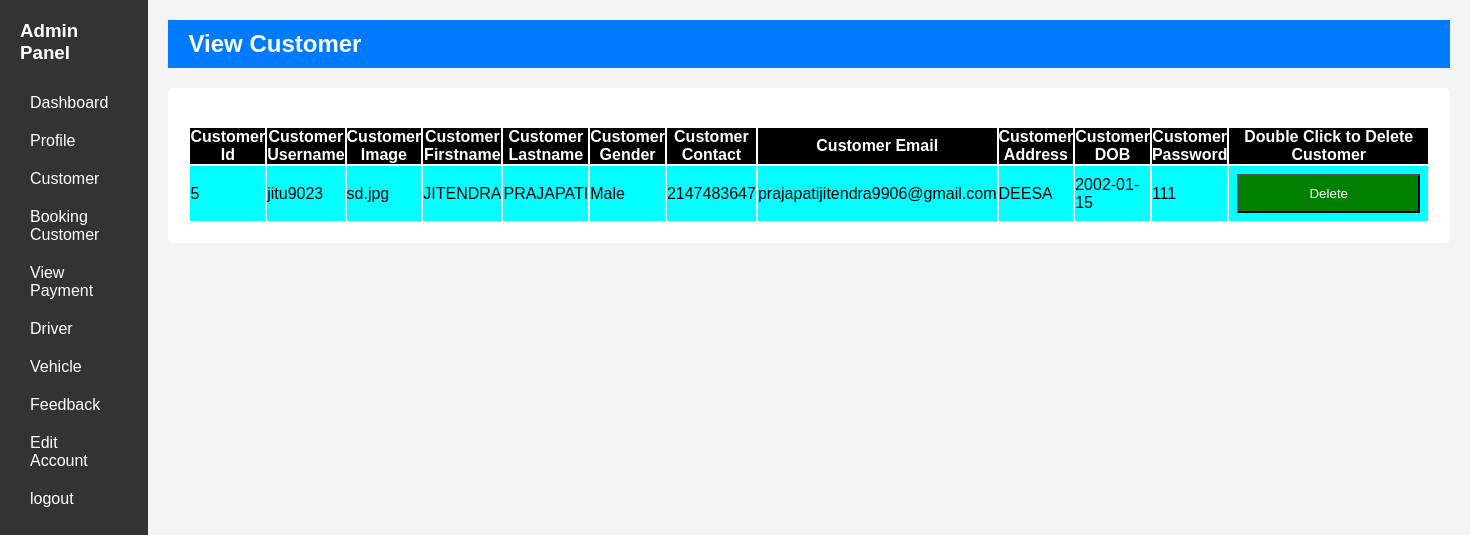
The app's page /admin/customer.php (signed in) with its own data.
### tables this page shows
CREATE TABLE `customer` (
  `customer_id` int(11) NOT NULL,
  `customer_username` varchar(20) NOT NULL,
  `customer_image` varchar(20) NOT NULL,
  `customer_firstname` varchar(50) NOT NULL,
  `customer_lastname` varchar(50) NOT NULL,
  `customer_gender` enum('Male','Female','','') NOT NULL,
  `customer_contact` int(15) NOT NULL,
  `customer_email` varchar(255) NOT NULL,
  `customer_address` varchar(255) NOT NULL,
  `customer_dob` date NOT NULL,
  `customer_password` varchar(10) NOT NULL
);

### admin/customer.php (the view, shortened to what this page needs)
<?php
$host = 'localhost';
$user = 'root';
$pass = '';
$db = 'rentvehicle';
$con = mysqli_connect($host, $user, $pass, $db);
$customersql = "SELECT * FROM customer";
$customer = mysqli_query($con,$customersql);
?>
<!DOCTYPE html>
<html lang="en">
<head>
    <link rel="stylesheet" href="style/styles.css">
</head>
<body>
    <div class="admin-wrapper">
        <div class="sidebar">
            <h3>Admin Panel</h3>
            <ul>
                <li><a href="dashboard.php">Dashboard</a></li>
                <li><a href="profile.php">Profile</a></li>
                <li><a href="customer.php">Customer</a></li>
                <li><a href="viewbooking.php">Booking Customer</a></li>
                <li><a href="viewpayment.php">View Payment</a></li>
                 <li><a href="driver.php">Driver</a></li>
                <li><a href="vehicle.php">Vehicle</a></li>
                <li><a href="feedback.php">Feedback</a></li>
                <li><a href="editaccount.php">Edit Account</a></li>
                <li><a href="logout.php">logout</a></li>
            </ul>
        </div>
        <div class="main-content">
            <header>
                <h2>View Customer</h2>
            </header>
            <div class="content">
            <form action="" method="post" enctype="multipart/form-data">
             <table>
                <thead>
                  <tr style="background-color: black ; color:white;">
                      <th>Customer Id</th>
                       <th>Customer Username</th>
                        <th>Customer Image</th>
                       <th>Customer Firstname</th>
                        <th>Customer Lastname</th>
                         <th>Customer Gender</th>
                            <th>Customer Contact</th>
                           <th>Customer Email</th>
                          <th>Customer Address</th>
                         <th>Customer DOB</th>
                         <th>Customer Password</th>
                          <th><label> Double Click to Delete Customer</label></th>
                      </tr>
                   </thead>
                       <tbody>
                              <?php
                                  if (mysqli_num_rows($customer) > 0) {
                                  while($row= mysqli_fetch_assoc($customer)) {
                                    ?>
                                  <tr style="background-color: aqua;">
                                       <td><?php echo htmlspecialchars($row["customer_id"]); ?></td>
                                      <td><?php echo htmlspecialchars($row["customer_username"]); ?></td>
                                 <td><?php echo htmlspecialchars($row["customer_image"]); ?></td>
                                <td><?php echo htmlspecialchars($row["customer_firstname"]); ?></td>
                               <td><?php echo htmlspecialchars($row["customer_lastname"]); ?></td>
                              <td><?php echo htmlspecialchars($row["customer_gender"]); ?></td><br>
                                <td><?php echo htmlspecialchars($row["customer_contact"]); ?></td>
                                 <td><?php echo htmlspecialchars($row["customer_email"]); ?></td>
                              <td><?php echo htmlspecialchars($row["customer_address"]); ?></td>
                                   <td><?php echo htmlspecialchars($row["customer_dob"]); ?></td>
                            <td><?php echo htmlspecialchars($row["customer_password"]); ?></td>
                              <td>
                                     <form action="#" method="post">
                                  <input type="submit" name="delete" value="Delete"><label style="color:whitesmoke;">
                             </form>
                                 </td>
                              </tr>
                              <?php } } ?>
                       </tbody>
             </table>
                    </div>
                    </div>
                 </div>
         </body>
</html>

### admin/style/styles.css (style rules this page uses)
* { margin: 0; padding: 0; box-sizing: border-box; }
body, html { height: 100%; font-family: Arial, sans-serif; }
.admin-wrapper { display: flex; height: 100%; }
.sidebar { width: 250px; background-color: #333; color: white; height: 100vh; padding: 20px; }
.sidebar h3 { margin-bottom: 20px; }
.sidebar ul { list-style-type: none; }
.sidebar ul li a { color: white; text-decoration: none; display: block; padding: 10px; font-size: 16px; }
.main-content { flex-grow: 1; background-color: #f4f4f4; padding: 20px; }
header { background: #007BFF; color: white; padding: 10px 20px; margin-bottom: 20px; }
.content { padding: 20px; background: white; border-radius: 5px; }

### admin/customer.php (style rules this page uses)
input[type="submit"] { background-color: green; color: white; padding: 10px 70px; margin: 8px 8px; cursor: pointer; }

### records on screen
customer: customer_id "5", customer_username "jitu9023", customer_image "sd.jpg", customer_firstname "JITENDRA", customer_lastname "PRAJAPATI", customer_gender "Male", customer_contact "2147483647", customer_email "prajapatijitendra9906@gmail.com", customer_address "DEESA", customer_dob "2002-01-15", customer_password "111"
